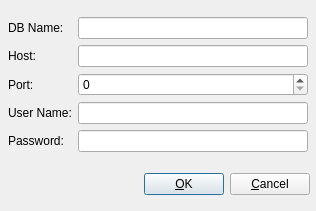
<?xml version="1.0" encoding="UTF-8"?>
<ui version="4.0">
 <class>ConfigDBDialogUI</class>
 <widget class="QDialog" name="ConfigDBDialogUI">
  <property name="geometry">
   <rect>
    <x>0</x>
    <y>0</y>
    <width>316</width>
    <height>211</height>
   </rect>
  </property>
  <property name="sizePolicy">
   <sizepolicy hsizetype="Fixed" vsizetype="Fixed">
    <horstretch>0</horstretch>
    <verstretch>0</verstretch>
   </sizepolicy>
  </property>
  <property name="windowTitle">
   <string>Configure Database</string>
  </property>
  <layout class="QVBoxLayout" name="verticalLayout">
   <property name="margin">
    <number>4</number>
   </property>
   <item>
    <layout class="QGridLayout">
     <property name="margin">
      <number>4</number>
     </property>
     <property name="spacing">
      <number>6</number>
     </property>
     <item row="1" column="0">
      <widget class="QLabel" name="textLabel1">
       <property name="text">
        <string>Host:</string>
       </property>
      </widget>
     </item>
     <item row="3" column="1">
      <widget class="QLineEdit" name="mUserNameEdit"/>
     </item>
     <item row="1" column="1">
      <widget class="QLineEdit" name="mHostEdit"/>
     </item>
     <item row="2" column="1">
      <widget class="QSpinBox" name="mPortSpin">
       <property name="maximum">
        <number>100000</number>
       </property>
      </widget>
     </item>
     <item row="4" column="0">
      <widget class="QLabel" name="textLabel4">
       <property name="text">
        <string>Password:</string>
       </property>
      </widget>
     </item>
     <item row="3" column="0">
      <widget class="QLabel" name="textLabel3">
       <property name="text">
        <string>User Name:</string>
       </property>
      </widget>
     </item>
     <item row="2" column="0">
      <widget class="QLabel" name="textLabel2">
       <property name="text">
        <string>Port:</string>
       </property>
      </widget>
     </item>
     <item row="4" column="1">
      <widget class="QLineEdit" name="mPasswordEdit"/>
     </item>
     <item row="0" column="0">
      <widget class="QLabel" name="label">
       <property name="text">
        <string>DB Name:</string>
       </property>
      </widget>
     </item>
     <item row="0" column="1">
      <widget class="QLineEdit" name="mDBNameEdit"/>
     </item>
    </layout>
   </item>
   <item>
    <layout class="QHBoxLayout" name="_2">
     <property name="spacing">
      <number>6</number>
     </property>
     <property name="margin">
      <number>2</number>
     </property>
     <item>
      <spacer>
       <property name="orientation">
        <enum>Qt::Horizontal</enum>
       </property>
       <property name="sizeType">
        <enum>QSizePolicy::Expanding</enum>
       </property>
       <property name="sizeHint" stdset="0">
        <size>
         <width>125</width>
         <height>16</height>
        </size>
       </property>
      </spacer>
     </item>
     <item>
      <widget class="QPushButton" name="mOKButton">
       <property name="text">
        <string>&amp;OK</string>
       </property>
       <property name="shortcut">
        <string>Alt+O</string>
       </property>
      </widget>
     </item>
     <item>
      <widget class="QPushButton" name="mCancelButton">
       <property name="text">
        <string>&amp;Cancel</string>
       </property>
       <property name="shortcut">
        <string>Alt+C</string>
       </property>
      </widget>
     </item>
    </layout>
   </item>
  </layout>
 </widget>
 <layoutdefault spacing="6" margin="11"/>
 <tabstops>
  <tabstop>mDBNameEdit</tabstop>
  <tabstop>mHostEdit</tabstop>
  <tabstop>mPortSpin</tabstop>
  <tabstop>mUserNameEdit</tabstop>
  <tabstop>mPasswordEdit</tabstop>
  <tabstop>mOKButton</tabstop>
  <tabstop>mCancelButton</tabstop>
 </tabstops>
 <resources/>
 <connections>
  <connection>
   <sender>mOKButton</sender>
   <signal>clicked()</signal>
   <receiver>ConfigDBDialogUI</receiver>
   <slot>accept()</slot>
   <hints>
    <hint type="sourcelabel">
     <x>180</x>
     <y>177</y>
    </hint>
    <hint type="destinationlabel">
     <x>103</x>
     <y>179</y>
    </hint>
   </hints>
  </connection>
  <connection>
   <sender>mCancelButton</sender>
   <signal>clicked()</signal>
   <receiver>ConfigDBDialogUI</receiver>
   <slot>reject()</slot>
   <hints>
    <hint type="sourcelabel">
     <x>271</x>
     <y>180</y>
    </hint>
    <hint type="destinationlabel">
     <x>282</x>
     <y>157</y>
    </hint>
   </hints>
  </connection>
 </connections>
</ui>
